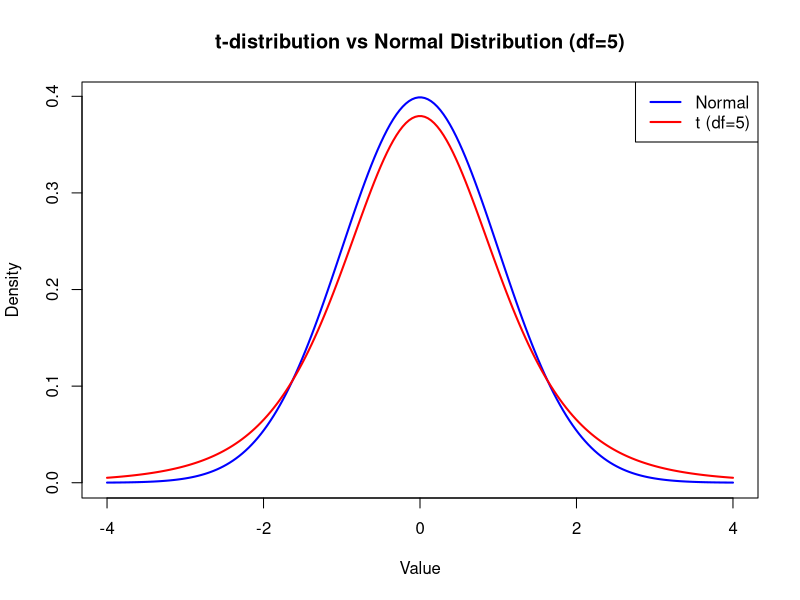

Source code (R):
df <- 5
x <- seq(-4, 4, length.out = 200)

# PDF file open
pdf("E1_3.pdf", width = 7, height = 5)

# Normal distribution
plot(x, dnorm(x),
     type = "l",
     col = "blue",
     lwd = 2,
     main = "t-distribution vs Normal Distribution (df=5)",
     xlab = "Value",
     ylab = "Density")

# t-distribution
lines(x, dt(x, df),
      col = "red",
      lwd = 2)

# Legend
legend("topright",
       legend = c("Normal", "t (df=5)"),
       col = c("blue", "red"),
       lwd = 2)

# Save and close PDF
dev.off()





# # E1-3: Compare t-distribution with normal distribution for small sample sizes

# df <- 5

# x <- seq(-4, 4, length = 200)

# cat("Comparing Normal(0,1) with t-distribution (df =", df, ")\n")
# cat("t-distribution has heavier tails than Normal for small df.\n")

# # Normal distribution
# plot(x, dnorm(x),
#      type = "l",
#      col = "blue",
#      lwd = 2,
#      main = "t-distribution vs Normal Distribution (small df)",
#      xlab = "Value",
#      ylab = "Density")

# # t-distribution
# lines(x, dt(x, df),
#       col = "red",
#       lwd = 2)

# # Legend
# legend("topright",
#        legend = c("Normal", "t (df=5)"),
#        col = c("blue", "red"),
#        lwd = 2)
